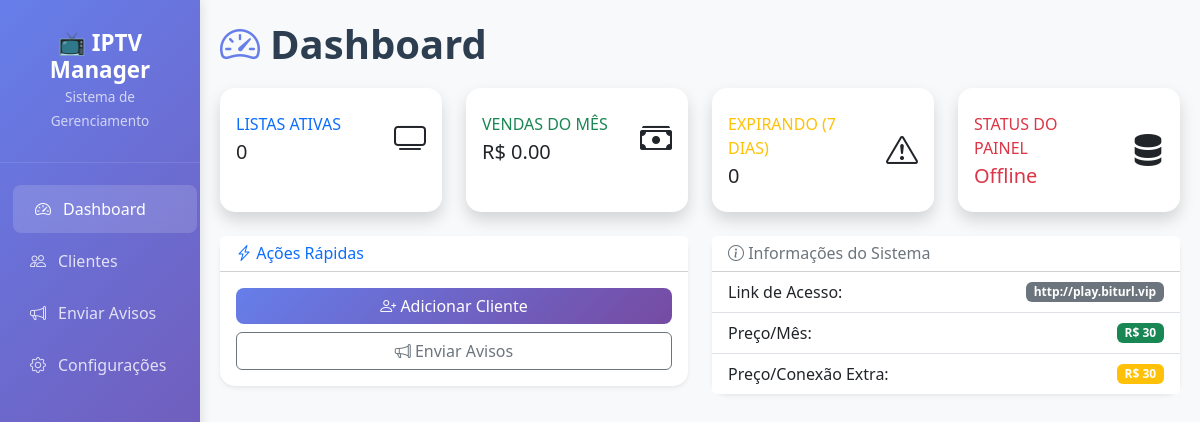
The page / on the database its author committed.
### tables this page shows
CREATE TABLE configuracoes (chave TEXT PRIMARY KEY, valor TEXT, descricao TEXT);

### dashboard.py (the view)
@app.route("/")
def index():
    try:
        print("🏠 [DEBUG] Carregando página inicial do dashboard...")
        stats = db.get_estatisticas()
        print(f"📊 [DEBUG] Estatísticas obtidas: {stats}")
        stats["link_atual"] = db.get_config("link_acesso", Config.LINK_ACESSO_DEFAULT)
        stats["preco_mes"] = db.get_config("preco_mes", str(Config.PRECO_MES_DEFAULT))
        stats["preco_conexao"] = db.get_config("preco_conexao", str(Config.PRECO_CONEXAO_DEFAULT))
        response = make_response(render_template("dashboard.html", stats=stats))
        return add_no_cache_headers(response)
    except Exception as e:
        print(f"❌ [DEBUG] Erro ao carregar dashboard: {str(e)}")
        flash(f"Erro ao carregar dashboard: {str(e)}", "error")
        response = make_response(render_template("dashboard.html", stats={}))
        return add_no_cache_headers(response)

### dashboard.py (called while the page is built)
def add_no_cache_headers(response):
    response.headers['Cache-Control'] = 'no-cache, no-store, must-revalidate, max-age=0'
    response.headers['Pragma'] = 'no-cache'
    response.headers['Expires'] = '0'
    response.headers['Last-Modified'] = datetime.now().strftime('%a, %d %b %Y %H:%M:%S GMT')
    response.headers['ETag'] = str(int(time.time()))
    return response

@app.after_request
def after_request(response):
    return add_no_cache_headers(response)

### database.py (called while the page is built)
    def get_connection(self):
        conn = sqlite3.connect(self.db_path, timeout=10)
        conn.row_factory = sqlite3.Row
        return conn

    def __enter__(self):
        self._conn = self.get_connection()
        return self._conn

    def __exit__(self, exc_type, exc_val, exc_tb):
        if self._conn:
            self._conn.close()

    def get_config(self, chave: str, default: str = None) -> Optional[str]:
        with self as conn:
            result = conn.execute(
                "SELECT valor FROM configuracoes WHERE chave = ?", (chave,)
            ).fetchone()
            return result["valor"] if result else default

    def contar_clientes_expirando_por_periodo(self, dias: int = 7) -> Dict[str, int]:
        with self as conn:
            data_limite = (datetime.now() + timedelta(days=dias)).strftime('%Y-%m-%d')
            query = """
                SELECT
                    COUNT(*) as count
                FROM
                    clientes
                WHERE
                    data_expiracao IS NOT NULL AND
                    data_expiracao <= ? AND
                    status = 'ativo'
            """
            result = conn.execute(query, (data_limite,)).fetchone()
            return {'expirando': result['count'] if result else 0}

### templates/dashboard.html
{% extends "base.html" %}
{% block nav_dashboard %}active{% endblock %}
{% block page_title %}Dashboard{% endblock %}
{% block page_icon %}<i class="bi bi-speedometer2"></i>{% endblock %}
{% block content %}
<div class="row">
    <div class="col-xl-3 col-md-6 mb-4">
        <div class="card border-left-primary shadow h-100 py-2">
            <div class="card-body">
                <div class="row no-gutters align-items-center">
                    <div class="col mr-2">
                        <div class="text-xs font-weight-bold text-primary text-uppercase mb-1">Listas Ativas</div>
                        <div class="h5 mb-0 font-weight-bold text-gray-800">{{ stats.listas_ativas or 0 }}</div>
                    </div>
                    <div class="col-auto">
                        <i class="bi bi-tv h2 text-gray-300"></i>
                    </div>
                </div>
            </div>
        </div>
    </div>
    <div class="col-xl-3 col-md-6 mb-4">
        <div class="card border-left-success shadow h-100 py-2">
            <div class="card-body">
                <div class="row no-gutters align-items-center">
                    <div class="col mr-2">
                        <div class="text-xs font-weight-bold text-success text-uppercase mb-1">Vendas do Mês</div>
                        <div class="h5 mb-0 font-weight-bold text-gray-800">R$ {{ "%.2f"|format(stats.vendas_mes or 0) }}</div>
                    </div>
                    <div class="col-auto">
                        <i class="bi bi-cash-stack h2 text-gray-300"></i>
                    </div>
                </div>
            </div>
        </div>
    </div>
    <div class="col-xl-3 col-md-6 mb-4">
        <div class="card border-left-warning shadow h-100 py-2">
            <div class="card-body">
                <div class="row no-gutters align-items-center">
                    <div class="col mr-2">
                        <div class="text-xs font-weight-bold text-warning text-uppercase mb-1">Expirando (7 dias)</div>
                        <div class="h5 mb-0 font-weight-bold text-gray-800">{{ stats.expirando_7_dias or 0 }}</div>
                    </div>
                    <div class="col-auto">
                        <i class="bi bi-exclamation-triangle h2 text-gray-300"></i>
                    </div>
                </div>
            </div>
        </div>
    </div>
    <div class="col-xl-3 col-md-6 mb-4">
        <div class="card {% if stats.bitpanel_online %}border-left-info{% else %}border-left-danger{% endif %} shadow h-100 py-2">
            <div class="card-body">
                <div class="row no-gutters align-items-center">
                    <div class="col mr-2">
                        <div class="text-xs font-weight-bold {% if stats.bitpanel_online %}text-info{% else %}text-danger{% endif %} text-uppercase mb-1">Status do Painel</div>
                        <div class="h5 mb-0 font-weight-bold text-gray-800">
                            {% if stats.bitpanel_online %}
                                <span class="text-success">Online</span>
                            {% else %}
                                <span class="text-danger">Offline</span>
                            {% endif %}
                        </div>
                    </div>
                    <div class="col-auto">
                        <i class="bi bi-server h2 text-gray-300"></i>
                    </div>
                </div>
            </div>
        </div>
    </div>
</div>
<div class="row">
    <div class="col-lg-6 mb-4">
        <div class="card shadow-sm">
            <div class="card-header bg-white">
                <h6 class="mb-0 text-primary"><i class="bi bi-lightning-charge"></i> Ações Rápidas</h6>
            </div>
            <div class="card-body">
                <a href="{{ url_for('adicionar_cliente') }}" class="btn btn-primary mb-2 w-100">
                    <i class="bi bi-person-plus"></i> Adicionar Cliente
                </a>
                <a href="{{ url_for('avisos') }}" class="btn btn-outline-secondary w-100">
                    <i class="bi bi-megaphone"></i> Enviar Avisos
                </a>
            </div>
        </div>
    </div>
    <div class="col-lg-6 mb-4">
        <div class="card shadow-sm">
            <div class="card-header bg-white">
                <h6 class="mb-0 text-secondary"><i class="bi bi-info-circle"></i> Informações do Sistema</h6>
            </div>
            <ul class="list-group list-group-flush">
                <li class="list-group-item d-flex justify-content-between align-items-center">
                    Link de Acesso:
                    <span class="badge bg-secondary">{{ stats.link_atual or 'Não configurado' }}</span>
                </li>
                <li class="list-group-item d-flex justify-content-between align-items-center">
                    Preço/Mês:
                    <span class="badge bg-success">R$ {{ stats.preco_mes or '30.00' }}</span>
                </li>
                 <li class="list-group-item d-flex justify-content-between align-items-center">
                    Preço/Conexão Extra:
                    <span class="badge bg-warning">R$ {{ stats.preco_conexao or '30.00' }}</span>
                </li>
            </ul>
        </div>
    </div>
</div>
{% endblock %}

### templates/base.html (style rules this page uses)
.card { border: none; border-radius: 15px; box-shadow: 0 4px 20px rgba(0,0,0,0.08); transition: all 0.3s ease; }
.btn-primary { background: linear-gradient(135deg, #667eea 0%, #764ba2 100%); border: none; border-radius: 8px; transition: all 0.3s ease; }
body { background-color: #f8f9fa; }
.page-title i { margin-right: 10px; color: #667eea; }

### rows shown on the page
configuracoes: valor "http://play.biturl.vip"
configuracoes: valor "30"
configuracoes: valor "30"

### other values the page prints
{{ stats.listas_ativas or 0 }} "0"
{{ "%.2f"|format(stats.vendas_mes or 0) }} "0.00"
{{ stats.expirando_7_dias or 0 }} "0"
